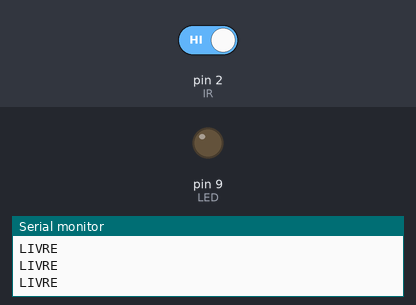
Bench run of a sketch on a simulated Arduino Uno, built with avr-gcc and run on an emulated ATmega328P. On the bench: output pins drawn as LEDs (lit = HIGH), the last lines printed to the serial monitor. The test bench sets the inputs (shaded band); at power-on: pin 2 (IR) HIGH.

Above: at 1.2 s.
1.3 s: pin 2 (IR) driven LOW
At 1.7 s:
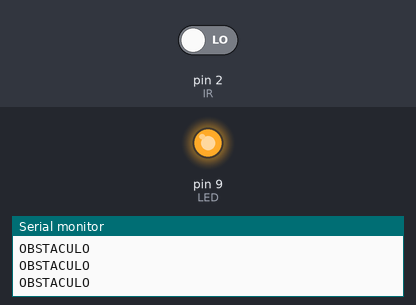
2.8 s: pin 2 (IR) driven HIGH
At 4.1 s:
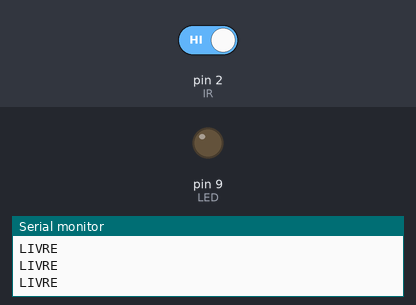
Timing chart, 0 to 5.8 s (numbered marks = the images above; inputs shaded):
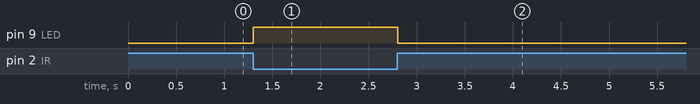

The sketch:

Projeto_036_Sensor_IR_de_Obstaculo.ino
```cpp
// Projeto 036 - Sensor IR de Obstáculo
// Arduino Uno | Arduino Neon Lab

const byte IR=2, LED=9;
void setup(){ pinMode(IR,INPUT); pinMode(LED,OUTPUT); Serial.begin(9600); }
void loop(){
  bool obstaculo=digitalRead(IR)==LOW;
  digitalWrite(LED,obstaculo);
  Serial.println(obstaculo?"OBSTACULO":"LIVRE");
  delay(100);
}
```

Measured:
- after the input at 1.3 s, pin 9 (LED): LOW → HIGH at once
- after the input at 2.8 s, pin 9 (LED): HIGH → LOW at once
